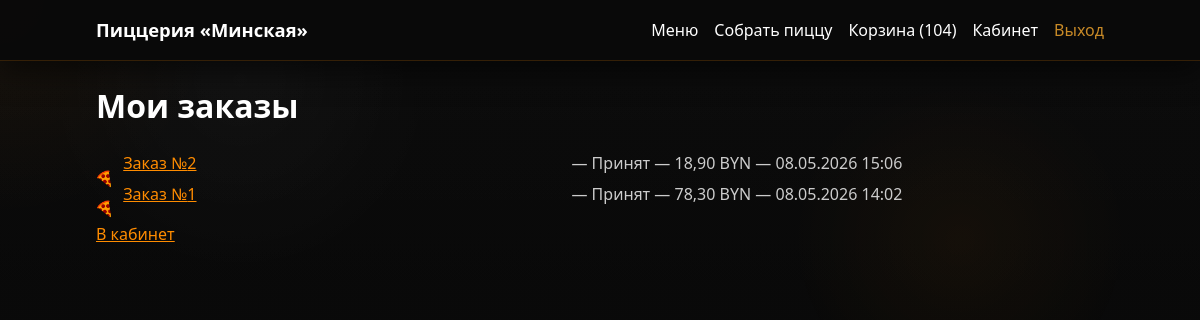
The page /orders/ (signed in) on the database as committed earlier.
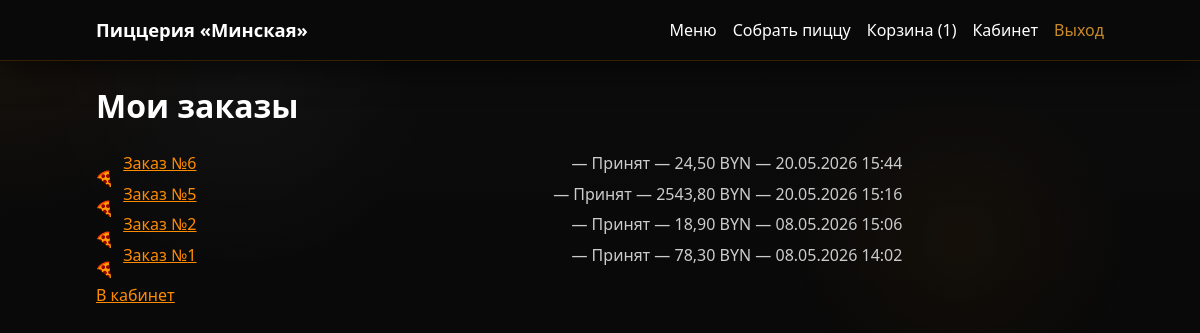
The same page on the database as committed later.
### shop/models.py (models this page shows, shortened)
class Order(models.Model):
    class Status(models.TextChoices):
        ACCEPTED = "accepted", "Принят"
        COOKING = "cooking", "Готовится"
        DELIVERING = "delivering", "В доставке"
        DELIVERED = "delivered", "Доставлен"
        CANCELLED = "cancelled", "Отменён"
    class DeliveryType(models.TextChoices):
        COURIER = "courier", "Курьер"
        PICKUP = "pickup", "Самовывоз"
    class PaymentType(models.TextChoices):
        ONLINE = "online", "Онлайн"
        CASH = "cash", "Наличными"
        CARD = "card", "Картой при получении"
    user = models.ForeignKey(
        settings.AUTH_USER_MODEL, on_delete=models.SET_NULL, null=True, blank=True, related_name="orders"
    )
    status = models.CharField(
        "Статус заказа", max_length=20, choices=Status.choices, default=Status.ACCEPTED
    )
    delivery_type = models.CharField("Доставка", max_length=16, choices=DeliveryType.choices)
    payment_type = models.CharField("Оплата", max_length=16, choices=PaymentType.choices)
    customer_name = models.CharField("Имя", max_length=120)
    phone = models.CharField("Телефон", max_length=20)
    email = models.EmailField("Email", blank=True)
    address = models.CharField("Адрес", max_length=255, blank=True)
    comment = models.TextField("Комментарий", blank=True)
    total = models.DecimalField("Сумма (BYN)", max_digits=10, decimal_places=2)
    estimated_delivery_at = models.DateTimeField("Ориентировочное время доставки", null=True, blank=True)
    created_at = models.DateTimeField(auto_now_add=True)
    updated_at = models.DateTimeField(auto_now=True)
    class Meta:
        verbose_name = "Заказ"
        verbose_name_plural = "Заказы"
        ordering = ["-created_at"]

### shop/views.py (the view)
# urls.py: path("orders/", views.orders_list, name="orders"),
@login_required
def orders_list(request):
    orders = Order.objects.filter(user=request.user)
    return render(request, "shop/order_list.html", {"orders": orders})

### shop/context_processors.py (called while the page is built)
def cart_summary(request):
    cart = get_cart(request)
    return {"cart_count": cart.items_count(), "cart_total": cart.total()}

### shop/models.py (called while the page is built)
    def total(self) -> Decimal:
        agg = self.items.aggregate(s=Sum("line_total"))
        return agg["s"] or Decimal("0")

    def items_count(self) -> int:
        return self.items.aggregate(s=Sum("quantity"))["s"] or 0

### shop/utils.py (called while the page is built)
def get_cart(request):
    if request.user.is_authenticated:
        cart, _ = Cart.objects.get_or_create(user=request.user, defaults={"session_key": ""})
        return cart
    key = _session_key(request)
    cart, _ = Cart.objects.get_or_create(user=None, session_key=key, defaults={})
    return cart

### templates/shop/order_list.html (shortened to what this page needs)
{% extends "base.html" %}
{% block content %}
<h1>Мои заказы</h1>
<ul class="pizza-bullets">
  {% for o in orders %}
    <li>
      <a href="{% url 'shop:order_detail' o.id %}">Заказ №{{ o.id }}</a>
      — {{ o.get_status_display }} — {{ o.total|floatformat:2 }} BYN — {{ o.created_at|date:"d.m.Y H:i" }}
    </li>
  {% empty %}
    <li class="muted">Заказов нет</li>
  {% endfor %}
</ul>
<p><a href="{% url 'shop:profile' %}">В кабинет</a></p>
{% endblock %}

### templates/base.html (shortened to what this page needs)
{% load static %}
<!DOCTYPE html>
<html lang="ru">
<head>
  <link rel="stylesheet" href="{% static 'shop/css/main.css' %}">
</head>
<body>
  <header class="site-header">
    <div class="wrap header-inner">
      <a class="logo" href="{% url 'shop:home' %}">Пиццерия «Минская»</a>
      <nav class="nav">
        <a href="{% url 'shop:home' %}">Меню</a>
        <a href="{% url 'shop:constructor' %}">Собрать пиццу</a>
        <a href="{% url 'shop:cart' %}">Корзина{% if cart_count %} ({{ cart_count }}){% endif %}</a>
        {% if user.is_authenticated %}
          <a href="{% url 'shop:profile' %}">Кабинет</a>
          <form class="inline-logout" action="{% url 'shop:logout' %}" method="post">{% csrf_token %}
            <button type="submit" class="linkish">Выход</button>
          </form>
        {% else %}
          <a href="{% url 'shop:login' %}">Вход</a>
          <a href="{% url 'shop:register' %}">Регистрация</a>
        {% endif %}
      </nav>
    </div>
  </header>
  <main class="wrap main-content">
    {% block content %}{% endblock %}
  </main>
</body>
</html>

### shop/static/shop/css/main.css (style rules this page uses)
:root { --olive: #7a8f4a; --green-dark: #2c4034; --beige: #f0e8dc; --burgundy: #5a2630; --cream: #faf7f2; --gray-slice: #c4c4c4; --text: #2a2520; }
* { box-sizing: border-box; }
body { margin: 0; font-family: "Segoe UI", Tahoma, Arial, sans-serif; background: var(--cream); color: var(--text); line-height: 1.5; background-image: url('./img/bg_listwa.png'); background-size: cover; background-repeat: no-repeat; background-attachment: fixed; background-position: center; }
a { color: var(--burgundy); }
.wrap { max-width: 1040px; margin: 0 auto; padding: 0 1rem; }
.site-header { background: var(--green-dark); color: var(--beige); padding: 0.75rem 0; }
.header-inner { display: flex; flex-wrap: wrap; align-items: center; justify-content: space-between; gap: 0.75rem; }
.logo { color: var(--beige); text-decoration: none; font-weight: 700; font-size: 1.15rem; }
.nav { display: flex; flex-wrap: wrap; align-items: center; gap: 0.75rem 1rem; }
.nav a { color: var(--beige); text-decoration: none; }
.inline-logout { display: inline; margin: 0; }
.linkish { background: none; border: none; color: #c88a27; cursor: pointer; font: inherit; padding: 0; }
.pizza-bullets { list-style: none; padding-left: 0; }
.pizza-bullets li { position: relative; padding-left: 1.7rem; margin-bottom: 0.4rem; display: flex; width: 80%; justify-content: space-between; align-items: center; }
.pizza-bullets li::before { content: ""; position: absolute; left: 0; top: 1.15rem; width: 18px; height: 18px; background-image: url("./img/pizza-bullet.png"); background-repeat: no-repeat; background-size: 18px 18px; }
:root { --bg-page: #0A0A0A; --bg-surface: #1A1A1A; --bg-surface-2: #222222; --text-main: #FFFFFF; --text-muted: #CCCCCC; --accent: #FF8C00; --accent-dark: #CC5500; --success: #2E7D32; --success-strong: #388E3C; --neutral: #444444; --border-glow: rgba(255, 140, 0, 0.35); }
body { background: radial-gradient(circle at top left, rgba(255, 140, 0, 0.06), transparent 15%), linear-gradient(180deg, #0A0A0A 0%, #090909 55%, #0F0F0F 100%); color: var(--text-main); min-height: 100vh; background-attachment: fixed; }
body::before { content: ""; position: fixed; inset: 0; pointer-events: none; background-image: radial-gradient(circle at 20% 10%, rgba(255, 255, 255, 0.04), transparent 16%), radial-gradient(circle at 80% 30%, rgba(255, 140, 0, 0.06), transparent 15%), linear-gradient(180deg, rgba(255,255,255,0.02), transparent 50%, rgba(0,0,0,0.2)); opacity: 0.75; z-index: -1; }
a { color: var(--accent); }
.site-header { background: rgba(10, 10, 10, 0.96); color: var(--text-main); padding: 1rem 0; border-bottom: 1px solid rgba(255, 140, 0, 0.18); box-shadow: 0 10px 30px rgba(0, 0, 0, 0.55); }
.logo, .nav a { color: var(--text-main); }
h1, h2, h3, h4, h5 { color: var(--text-main); }
p, label, select, input, textarea, th, td, li { color: var(--text-muted); }

Rows that differ between the two databases and show on the page:
added Order: id "6", status "Принят", total "24,50", created_at "20.05.2026 15:44"
added Order: id "5", status "Принят", total "2543,80", created_at "20.05.2026 15:16"
Other text that changed with them:
{{ cart_count }}: "104" → "1"
